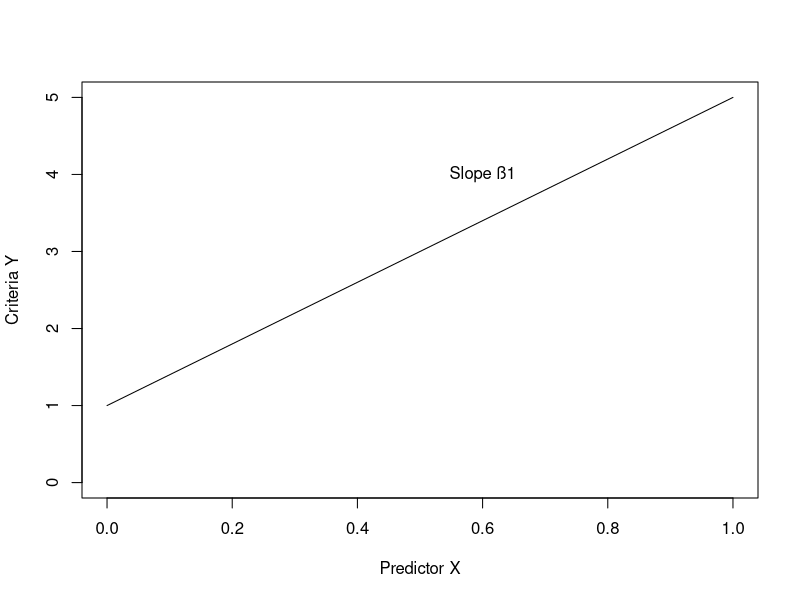
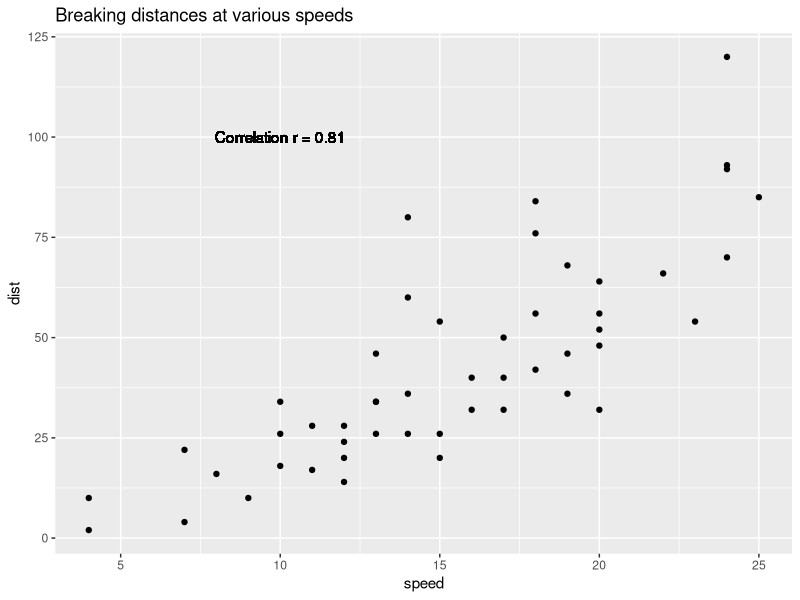
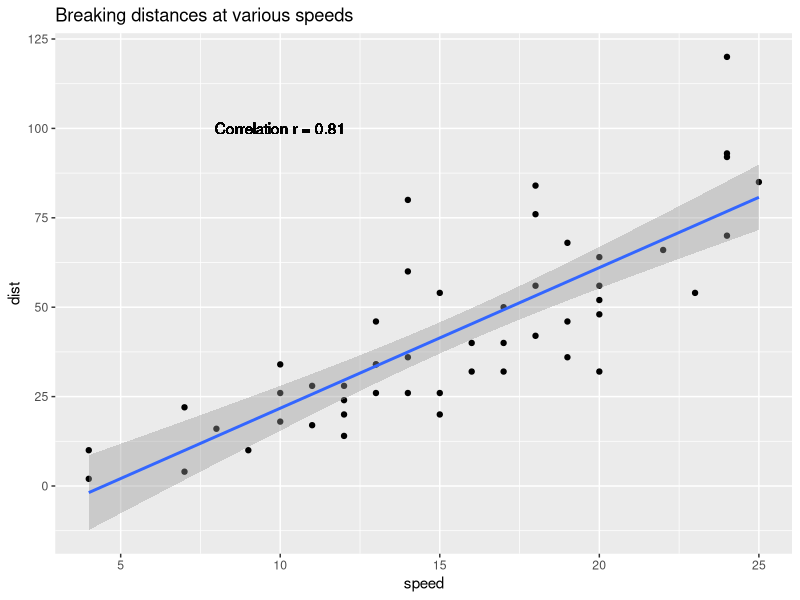
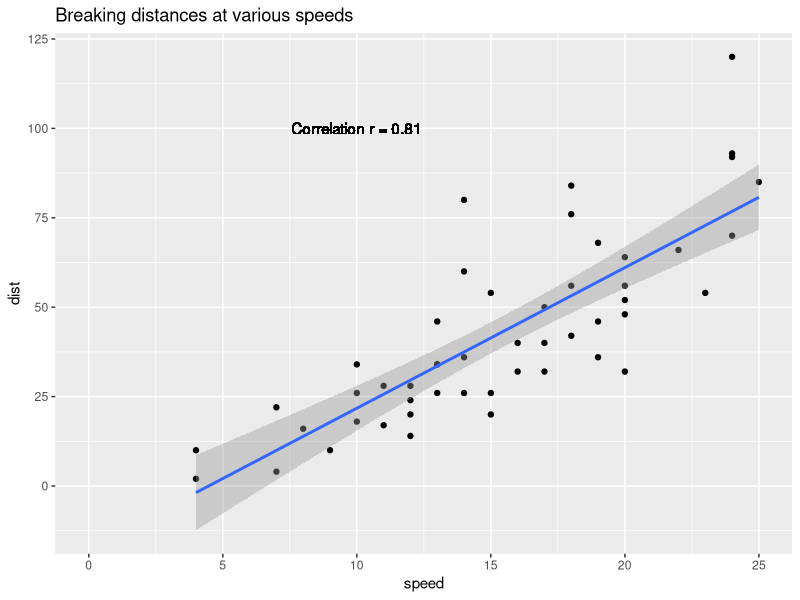
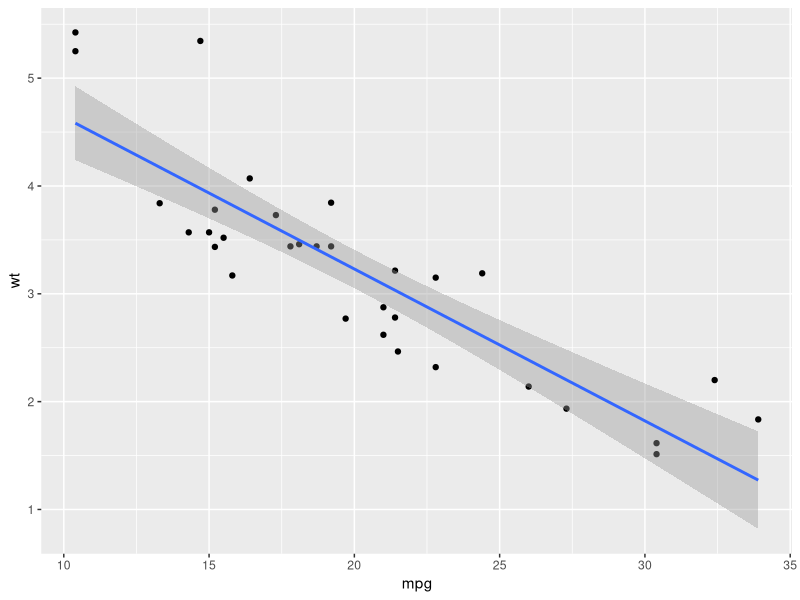
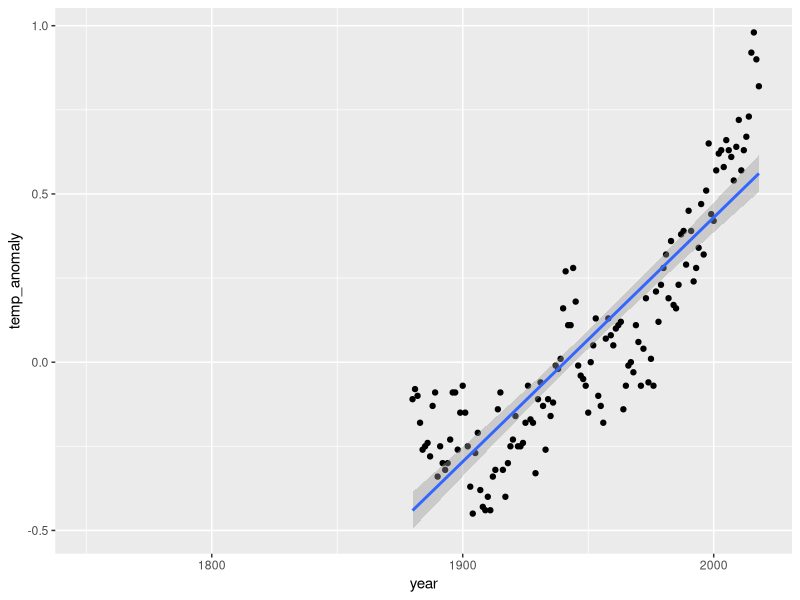
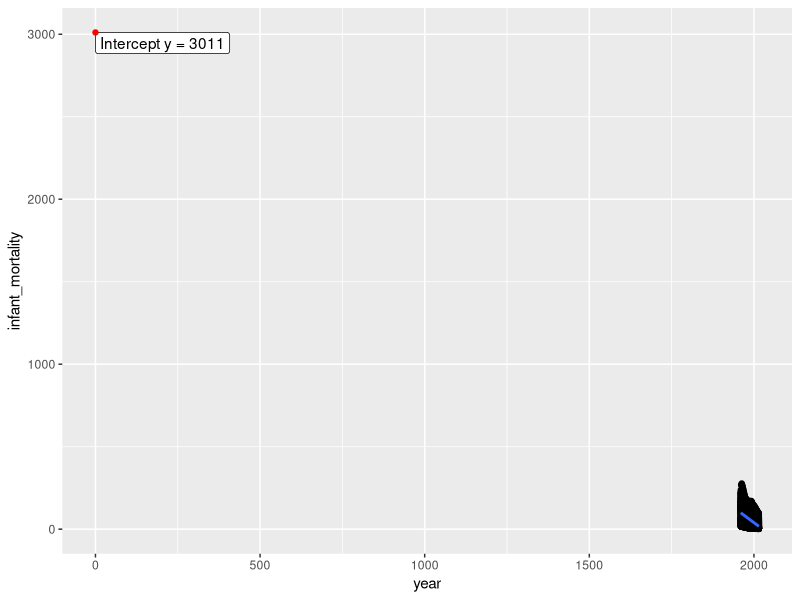
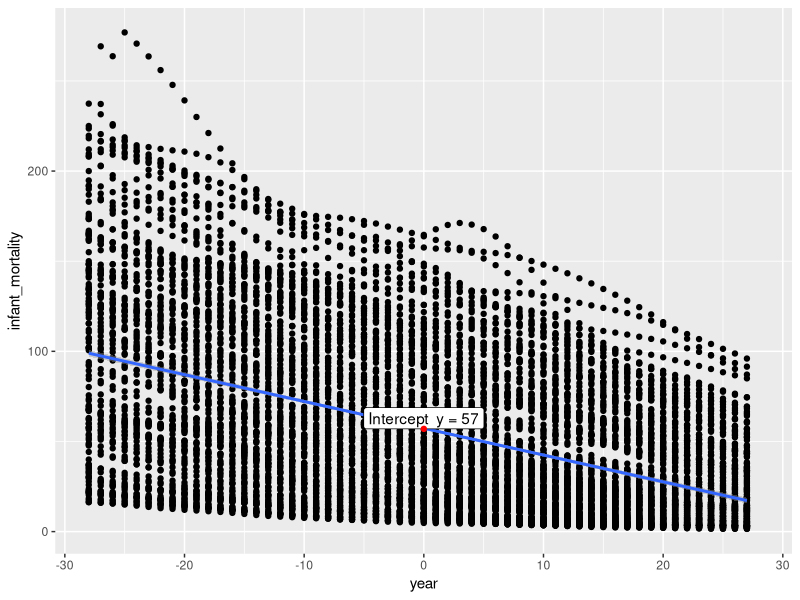

Write the R code that produced these figures, in order.
## ---- chunk 1
library(knitr)
library(tidyverse)
opts_chunk$set(echo = TRUE, warning = FALSE, message = FALSE, comment = "")
## ---- chunk 2
plot(c(0,1), c(1,5), type = "l", xlab = "Predictor X", ylab = "Criteria Y", ylim = c(0,5))
text(x = 0.6, y = 4, "Slope ß1")

## ---- chunk 3
ggplot(cars, aes(x = speed, y = dist)) +
  geom_point() +
  ggtitle("Breaking distances at various speeds") + 
  geom_text(x = 10, y = 100, label = paste0("Correlation r = ", round(cor(cars$speed, cars$dist), 2)))
## ---- chunk 4
ggplot(cars, aes(x = speed, y = dist)) +
  geom_point() +
  geom_smooth(method = "lm") +
  ggtitle("Breaking distances at various speeds") + 
  geom_text(x = 10, y = 100, label = paste0("Correlation r = ", round(cor(cars$speed, cars$dist), 2)))
## ---- chunk 5
ggplot(cars, aes(x = speed, y = dist)) +
  geom_point() +
  geom_smooth(method = "lm") +
  ggtitle("Breaking distances at various speeds") + 
  xlim(0,25) + 
  geom_text(x = 10, y = 100, label = paste0("Correlation r = ", round(cor(cars$speed, cars$dist), 2)))
## ---- chunk 6
fit <- lm(dist ~ speed, data = cars)
fit
## ---- chunk 7
summary(fit)
## ---- chunk 8
cor(mtcars$mpg, mtcars$wt)
fit <- lm(mpg ~ wt, data = mtcars)
summary(fit)
## ---- chunk 9
ggplot(mtcars, aes(x = mpg, y = wt)) + 
  geom_point() + 
  geom_smooth(method = "lm")
## ---- chunk 10
library(dslabs)
fit <- lm(temp_anomaly ~ year, 
          data = temp_carbon)
summary(fit)
## ---- chunk 11
ggplot(temp_carbon, aes(x = year, 
                        y = temp_anomaly)) + 
  geom_point() + 
  geom_smooth(method = "lm")
## ---- chunk 12
fit <- lm(mpg ~ wt + cyl + wt:cyl, data = mtcars)
summary(fit)
## ---- chunk 13
library(dslabs)
fit <- lm(infant_mortality ~ year + fertility + fertility:year, data = gapminder)
summary(fit)
## ---- chunk 14
dat <- gapminder
dat$year <- dat$year - mean(dat$year, na.rm = TRUE)
# alternatively, use the scale function to center a variable:
dat$fertility <- scale(dat$fertility, scale = FALSE)
## ---- chunk 15
ggplot(gapminder, aes(x = year, y = infant_mortality)) +
  geom_point() + 
  geom_smooth(method = "lm") + 
  annotate("label", x = 0,y = 3011, label = "Intercept y = 3011", vjust = 1, hjust = 0) +
  annotate("point", x = 0, y = 3011, 
  colour = "red", size = 1.5)
## ---- chunk 16
ggplot(dat, aes(x = year, y = infant_mortality)) +
  geom_point() + 
  geom_smooth(method = "lm") +
  annotate("label", x = 0,y = 57, label = "Intercept  y = 57", vjust = 0) +
  annotate("point", x = 0, y = 57, 
  colour = "red", size = 1.5)
## ---- chunk 17
dat <- gapminder
dat$year <- scale(dat$year, scale = FALSE)
dat$fertility <- scale(dat$fertility, scale = FALSE)
fit <- lm(infant_mortality ~ year + fertility + fertility:year, data = dat)
summary(fit)
## ---- chunk 18
mtcars$wt_centered <- scale(mtcars$wt, scale = FALSE)
mtcars$am_factor <- factor(mtcars$am, labels = c("Automatic", "Manual"))
fit <- lm(mpg ~ wt_centered + am_factor + wt_centered:am_factor, data = mtcars)
summary(fit)
## ---- chunk 19
heights$sex <- factor(heights$sex)
fit <- lm(height ~ sex, data = heights)
summary(fit)
## ---- chunk 20
fit <- lm(mpg ~ am_factor, data = mtcars)
coefficients(fit)
## ---- chunk 21
contrasts(mtcars$am_factor) <- contr.helmert(2)
fit <- lm(mpg ~ am_factor, data = mtcars)
coefficients(fit)
## ---- chunk 22
mtcars$am_factor <- factor(mtcars$am, labels = c("Automatic", "Manual"))
contrasts(mtcars$am_factor) <- contr.helmert(2)
fit1 <- lm(mpg ~ wt + am_factor + wt:am_factor, data = mtcars)
summary(fit1)


## ---- chunk 23
contrasts(mtcars$am_factor) <- contr.treatment(2)
fit2 <- lm(mpg ~ wt + am_factor + wt:am_factor, data = mtcars)
summary(fit2)
